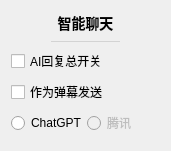
           <widget class="QWidget" name="danmakuAISettingsCard" native="true">
            <property name="enabled">
             <bool>true</bool>
            </property>
            <property name="geometry">
             <rect>
              <x>370</x>
              <y>10</y>
              <width>171</width>
              <height>151</height>
             </rect>
            </property>
            <property name="styleSheet">
             <string notr="true">#danmakuAISettingsCard
{
	background: #f7f7ff;
	border: none;
	border-radius: 5px;
}</string>
            </property>
            <layout class="QVBoxLayout" name="verticalLayout_20">
             <item>
              <widget class="QLabel" name="label_16">
               <property name="sizePolicy">
                <sizepolicy hsizetype="Preferred" vsizetype="Fixed">
                 <horstretch>0</horstretch>
                 <verstretch>0</verstretch>
                </sizepolicy>
               </property>
               <property name="styleSheet">
                <string notr="true">font-size: 14px;
font-weight: 500;</string>
               </property>
               <property name="text">
                <string>智能聊天</string>
               </property>
               <property name="alignment">
                <set>Qt::AlignCenter</set>
               </property>
              </widget>
             </item>
             <item>
              <widget class="QWidget" name="widget_12" native="true">
               <property name="minimumSize">
                <size>
                 <width>0</width>
                 <height>1</height>
                </size>
               </property>
               <property name="maximumSize">
                <size>
                 <width>16777215</width>
                 <height>1</height>
                </size>
               </property>
               <property name="styleSheet">
                <string notr="true">background: lightgray;
margin: 40px;</string>
               </property>
              </widget>
             </item>
             <item>
              <widget class="CheckBox1" name="AIReplyCheck">
               <property name="enabled">
                <bool>true</bool>
               </property>
               <property name="cursor">
                <cursorShape>PointingHandCursor</cursorShape>
               </property>
               <property name="toolTip">
                <string>&lt;html&gt;&lt;head/&gt;&lt;body&gt;&lt;p&gt;调用图灵机器人来进行AI回复&lt;/p&gt;&lt;p&gt;可作为对弹幕评论的参考内容&lt;/p&gt;&lt;/body&gt;&lt;/html&gt;</string>
               </property>
               <property name="text">
                <string>AI回复总开关</string>
               </property>
              </widget>
             </item>
             <item>
              <widget class="CheckBox1" name="AIReplyMsgCheck">
               <property name="enabled">
                <bool>true</bool>
               </property>
               <property name="cursor">
                <cursorShape>PointingHandCursor</cursorShape>
               </property>
               <property name="toolTip">
                <string>&lt;html&gt;&lt;head/&gt;&lt;body&gt;&lt;p&gt;需要显示实时弹幕&lt;/p&gt;&lt;p&gt;开启后，发送AI回复的弹幕&lt;/p&gt;&lt;p&gt;否则只是本地显示&lt;/p&gt;&lt;/body&gt;&lt;/html&gt;</string>
               </property>
               <property name="text">
                <string>作为弹幕发送</string>
               </property>
               <property name="tristate">
                <bool>true</bool>
               </property>
              </widget>
             </item>
             <item>
              <layout class="QHBoxLayout" name="horizontalLayout_77">
               <property name="spacing">
                <number>0</number>
               </property>
               <item>
                <widget class="QRadioButton" name="chatGPTRadio">
                 <property name="cursor">
                  <cursorShape>PointingHandCursor</cursorShape>
                 </property>
                 <property name="text">
                  <string>ChatGPT</string>
                 </property>
                </widget>
               </item>
               <item>
                <widget class="QRadioButton" name="chatTxRadio">
                 <property name="enabled">
                  <bool>false</bool>
                 </property>
                 <property name="cursor">
                  <cursorShape>PointingHandCursor</cursorShape>
                 </property>
                 <property name="toolTip">
                  <string>&lt;html&gt;&lt;head/&gt;&lt;body&gt;&lt;p&gt;因业务调整该接口将于北京时间2023年8月1日0点下线，届时该产品功能将无法正常使用。详见：https://cloud.tencent.com/document/product/271/907111&lt;/p&gt;&lt;/body&gt;&lt;/html&gt;</string>
                 </property>
                 <property name="text">
                  <string>腾讯</string>
                 </property>
                </widget>
               </item>
              </layout>
             </item>
            </layout>
           </widget>
